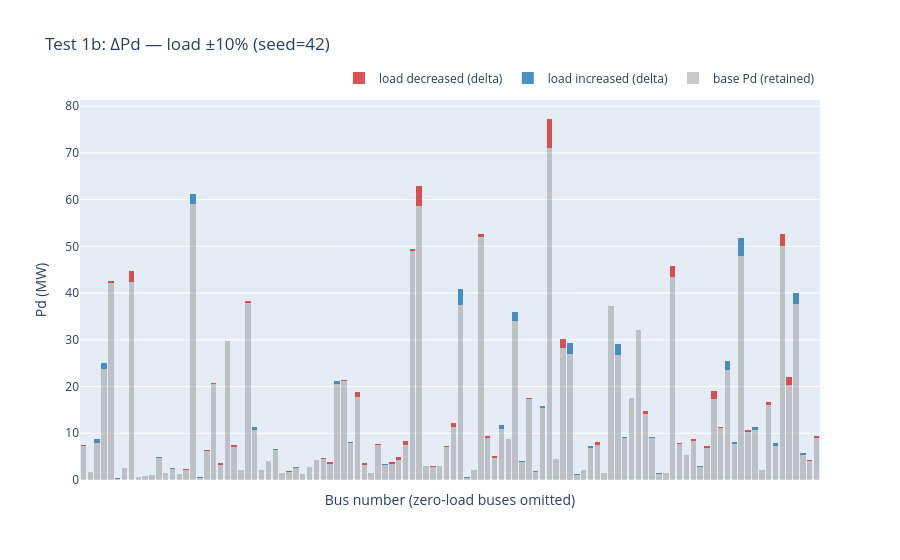

The notebook cell saved with this chart:
### Code cell
# Test 1b: load ±10% (seed=42)
IL_LOAD10_IN = M_CASES_DIR / "case_ACTIVSg200_load10pct.m"
IL_LOAD10_OUT = M_CASES_DIR / "case_ACTIVSg200_load10pct_solved.m"

fig_1b = plot_load_comparison(
    ILLINOIS_M, IL_LOAD10_IN, title="Test 1b: ΔPd — load ±10% (seed=42)"
)
_ = fig_1b.show()

load10_df, load10_stderr, load10_rc = run_solve_pf_out(IL_LOAD10_IN, IL_LOAD10_OUT)
pf_summary("Test 1b: load ±10%", load10_df, load10_rc, load10_stderr)
if load10_rc == 0:
    diff_vs_base("load ±10%", load10_df, il_df)

### Figure 1 — Plotly figure (JSON) as saved in the notebook; plotly's stock layout.template omitted (floating-point values rounded to 4 significant figures; data arrays with more than 128 entries replaced by an {"elided": "..."} marker saying what was removed)
{"data": [{"customdata": {"elided": "108x3 float values"}, "hovertemplate": "bus %{x}<br>base = %{customdata[0]:.2f} MW<br>pert = %{customdata[1]:.2f} MW<br>delta = %{customdata[2]:+.2f} MW<extra></extra>", "marker": {"color": "rgba(150,150,150,0.50)", "line": {"width": 0}}, "name": "base Pd (retained)", "type": "bar", "x": ["bus 2", "bus 4", "bus 6", "bus 8", "bus 10", "bus 12", "bus 13", "bus 16", "bus 18", "bus 19", "bus 20", "bus 21", "bus 23", "bus 24", "bus 26", "bus 28", "bus 30", "bus 32", "bus 33", "bus 35", "bus 37", "bus 38", "bus 39", "bus 40", "bus 41", "bus 42", "bus 43", "bus 44", "bus 46", "bus 47", "bus 48", "bus 54", "bus 56", "bus 57", "bus 58", "bus 59", "bus 60", "bus 61", "bus 62", "bus 63", "bus 74", "bus 75", "bus 80", "bus 82", "bus 83", "bus 84", "bus 85", "bus 86", "bus 88", "bus 89", "bus 93", "bus 95", "bus 96", "bus 97", "bus 99", "bus 100", "bus 101", "bus 106", "bus 107", "bus 108", "bus 109", "bus 110", "bus 111", "bus 117", "bus 118", "bus 119", "bus 120", "bus 122", "bus 129", "bus 130", "bus 131", "bus 132", "bus 137", "bus 138", "bus 139", "bus 140", "bus 141", "bus 142", "bus 143", "bus 144", "bus 145", "bus 148", "bus 157", "bus 158", "bus 159", "bus 162", "bus 163", "bus 171", "bus 172", "bus 173", "bus 174", "bus 175", "bus 176", "bus 177", "bus 179", "bus 180", "bus 181", "bus 184", "bus 185", "bus 186", "bus 190", "bus 191", "bus 192", "bus 193", "bus 194", "bus 198", "bus 199", "bus 200"], "y": [7.3, 1.7, 7.95, 23.74, 42.26, 0.3, 2.52, 42.32, 0.6481, 0.77, 1.13, 4.61, 1.41, 2.4, 1.268, 2.117, 59.09, 0.51, 6.216, 20.63, 3.306, 29.67, 7.005, 2.04, 37.86, 10.62, 2.09, 3.994, 6.34, 1.505, 1.743, 2.66, 1.31, 2.797, 4.23, 4.389, 3.507, 20.55, 21.29, 7.98, 17.76, 3.282, 1.48, 7.458, 3.14, 3.5, 4.369, 7.574, 48.96, 58.59, 3.027, 2.881, 2.96, 7.127, 11.24, 37.39, 0.52, 2.06, 52.03, 8.991, 4.743, 10.86, 8.742, 34.08, 3.94, 17.31, 1.8, 15.44, 71.11, 4.4, 28.26, 26.96, 1.16, 2.083, 6.84, 7.525, 1.416, 37.19, 26.78, 9.05, 17.45, 32.02, 14.11, 8.97, 1.39, 1.45, 43.33, 7.608, 5.38, 8.285, 2.77, 6.82, 17.28, 11.14, 23.61, 7.74, 47.98, 10.3, 10.79, 2.1, 15.99, 7.23, 50.01, 20.33, 37.57, 5.37, 4.001, 8.986]}, {"customdata": {"elided": "108x2 float values"}, "hovertemplate": "bus %{x}<br>delta = +%{customdata[1]:.2f} MW<br>base = %{customdata[0]:.2f} MW<extra></extra>", "marker": {"color": "rgba(31,119,180,0.80)", "line": {"width": 0}}, "name": "load increased (delta)", "type": "bar", "x": ["bus 2", "bus 4", "bus 6", "bus 8", "bus 10", "bus 12", "bus 13", "bus 16", "bus 18", "bus 19", "bus 20", "bus 21", "bus 23", "bus 24", "bus 26", "bus 28", "bus 30", "bus 32", "bus 33", "bus 35", "bus 37", "bus 38", "bus 39", "bus 40", "bus 41", "bus 42", "bus 43", "bus 44", "bus 46", "bus 47", "bus 48", "bus 54", "bus 56", "bus 57", "bus 58", "bus 59", "bus 60", "bus 61", "bus 62", "bus 63", "bus 74", "bus 75", "bus 80", "bus 82", "bus 83", "bus 84", "bus 85", "bus 86", "bus 88", "bus 89", "bus 93", "bus 95", "bus 96", "bus 97", "bus 99", "bus 100", "bus 101", "bus 106", "bus 107", "bus 108", "bus 109", "bus 110", "bus 111", "bus 117", "bus 118", "bus 119", "bus 120", "bus 122", "bus 129", "bus 130", "bus 131", "bus 132", "bus 137", "bus 138", "bus 139", "bus 140", "bus 141", "bus 142", "bus 143", "bus 144", "bus 145", "bus 148", "bus 157", "bus 158", "bus 159", "bus 162", "bus 163", "bus 171", "bus 172", "bus 173", "bus 174", "bus 175", "bus 176", "bus 177", "bus 179", "bus 180", "bus 181", "bus 184", "bus 185", "bus 186", "bus 190", "bus 191", "bus 192", "bus 193", "bus 194", "bus 198", "bus 199", "bus 200"], "y": [0.0, 0.0671, 0.7562, 1.358, 0.0, 0.02561, 0.07251, 0.0, 0.0, 0.05046, 0.02976, 0.238, 0.1327, 0.1887, 0.0, 0.0, 2.163, 0.04769, 0.0, 0.0, 0.0, 0.0, 0.0, 0.06928, 0.0, 0.7066, 0.08371, 0.0, 0.3864, 0.0, 0.0, 0.0877, 0.07355, 0.0, 0.05815, 0.0, 0.0, 0.6921, 0.0, 0.1041, 0.0, 0.0, 0.08403, 0.0, 0.1972, 0.0, 0.0, 0.0, 0.0, 0.0, 0.0, 0.0, 0.07713, 0.0, 0.0, 3.454, 0.04249, 0.08936, 0.0, 0.0, 0.0, 0.8745, 0.0, 1.762, 0.1729, 0.0, 0.04583, 0.4627, 0.0, 0.07713, 0.0, 2.292, 0.1064, 0.0, 0.3868, 0.0, 0.0, 0.0, 2.345, 0.1298, 0.0, 0.1324, 0.0, 0.286, 0.06311, 0.1206, 0.0, 0.0, 0.0162, 0.0, 0.2416, 0.0, 0.0, 0.0, 1.849, 0.3848, 3.75, 0.0, 0.587, 0.0679, 0.0, 0.6316, 0.0, 0.0, 2.488, 0.4023, 0.0, 0.0]}, {"customdata": {"elided": "108x2 float values"}, "hovertemplate": "bus %{x}<br>delta = %{customdata[1]:.2f} MW<br>base = %{customdata[0]:.2f} MW<extra></extra>", "marker": {"color": "rgba(214,39,40,0.80)", "line": {"width": 0}}, "name": "load decreased (delta)", "type": "bar", "x": ["bus 2", "bus 4", "bus 6", "bus 8", "bus 10", "bus 12", "bus 13", "bus 16", "bus 18", "bus 19", "bus 20", "bus 21", "bus 23", "bus 24", "bus 26", "bus 28", "bus 30", "bus 32", "bus 33", "bus 35", "bus 37", "bus 38", "bus 39", "bus 40", "bus 41", "bus 42", "bus 43", "bus 44", "bus 46", "bus 47", "bus 48", "bus 54", "bus 56", "bus 57", "bus 58", "bus 59", "bus 60", "bus 61", "bus 62", "bus 63", "bus 74", "bus 75", "bus 80", "bus 82", "bus 83", "bus 84", "bus 85", "bus 86", "bus 88", "bus 89", "bus 93", "bus 95", "bus 96", "bus 97", "bus 99", "bus 100", "bus 101", "bus 106", "bus 107", "bus 108", "bus 109", "bus 110", "bus 111", "bus 117", "bus 118", "bus 119", "bus 120", "bus 122", "bus 129", "bus 130", "bus 131", "bus 132", "bus 137", "bus 138", "bus 139", "bus 140", "bus 141", "bus 142", "bus 143", "bus 144", "bus 145", "bus 148", "bus 157", "bus 158", "bus 159", "bus 162", "bus 163", "bus 171", "bus 172", "bus 173", "bus 174", "bus 175", "bus 176", "bus 177", "bus 179", "bus 180", "bus 181", "bus 184", "bus 185", "bus 186", "bus 190", "bus 191", "bus 192", "bus 193", "bus 194", "bus 198", "bus 199", "bus 200"], "y": [0.09034, 0.0, 0.0, 0.0, 0.4235, 0.0, 0.0, 2.442, 0.06194, 0.0, 0.0, 0.0, 0.0, 0.0, 0.08245, 0.2126, 0.0, 0.0, 0.2243, 0.1264, 0.2642, 0.1448, 0.4047, 0.0, 0.4819, 0.0, 0.0, 0.1557, 0.0, 0.03466, 0.07705, 0.0, 0.0, 0.02317, 0.0, 0.3408, 0.293, 0.0, 0.1238, 0.0, 0.9983, 0.318, 0.0, 0.1423, 0.0, 0.2498, 0.4611, 0.6764, 0.3762, 4.258, 0.03295, 0.1191, 0.0, 0.2026, 0.9298, 0.0, 0.0, 0.0, 0.5323, 0.4291, 0.4165, 0.0, 0.07801, 0.0, 0.0, 0.2384, 0.0, 0.0, 6.127, 0.0, 1.993, 0.0, 0.0, 0.007397, 0.0, 0.6852, 0.003789, 0.06925, 0.0, 0.0, 0.093, 0.0, 0.6458, 0.0, 0.0, 0.0, 2.471, 0.332, 0.0, 0.4251, 0.0, 0.4903, 1.73, 0.1466, 0.0, 0.0, 0.0, 0.3935, 0.0, 0.0, 0.7977, 0.0, 2.732, 1.659, 0.0, 0.0, 0.2586, 0.3543]}], "layout": {"barmode": "stack", "legend": {"orientation": "h", "x": 1, "xanchor": "right", "y": 1.02, "yanchor": "bottom"}, "title": {"text": "Test 1b: ΔPd — load ±10% (seed=42)"}, "xaxis": {"showticklabels": false, "title": {"text": "Bus number (zero-load buses omitted)"}}, "yaxis": {"title": {"text": "Pd (MW)"}}}}
